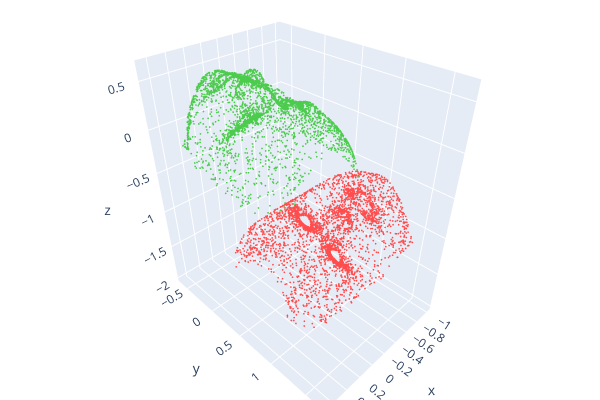

Notebook source saved alongside this figure:
### Code cell
_ex = train_metadata[np.random.randint(len(train_metadata))]
_src = torch.load(DATASET_DIR / "data" / _ex["pcd1"], weights_only=False)
_ref = torch.load(DATASET_DIR / "data" / _ex["pcd0"], weights_only=False)

_src_pcd = o3d.geometry.PointCloud()
_src_pcd.points = o3d.utility.Vector3dVector(_src)
_src_pcd.paint_uniform_color([1.0, 0.3, 0.3])  # red = source slice

_ref_pcd = o3d.geometry.PointCloud()
_ref_pcd.points = o3d.utility.Vector3dVector(_ref[_ex["kept_indices"]])
_ref_pcd.paint_uniform_color([0.3, 0.8, 0.3])  # green = ref points at slice locations

print(f"scene={_ex['scene_name']}  src_pts={len(_src)}  kept={len(_ex['kept_indices'])}")
o3d.visualization.draw_plotly([_src_pcd, _ref_pcd])

### Figure 1 — Plotly figure (JSON) as saved in the notebook; plotly's stock layout.template omitted (floating-point values rounded to 4 significant figures; data arrays with more than 128 entries replaced by an {"elided": "..."} marker saying what was removed)
{"data": [{"marker": {"color": {"elided": "3693x3 float values"}, "size": 1}, "mode": "markers", "type": "scatter3d", "x": {"elided": "3693 float values"}, "y": {"elided": "3693 float values"}, "z": {"elided": "3693 float values"}}, {"marker": {"color": {"elided": "3693x3 float values"}, "size": 1}, "mode": "markers", "type": "scatter3d", "x": {"elided": "3693 float values"}, "y": {"elided": "3693 float values"}, "z": {"elided": "3693 float values"}}], "layout": {"height": 400, "margin": {"b": 0, "l": 0, "r": 0, "t": 0}, "scene": {"camera": {"center": {"x": 0, "y": 0, "z": 0}, "up": {"x": 0, "y": 0, "z": 1}}}, "showlegend": false, "width": 600}}
